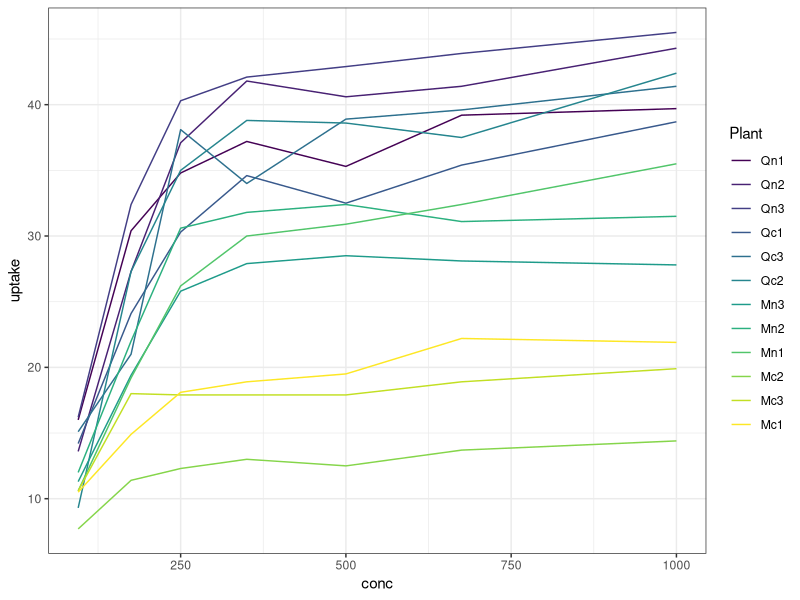
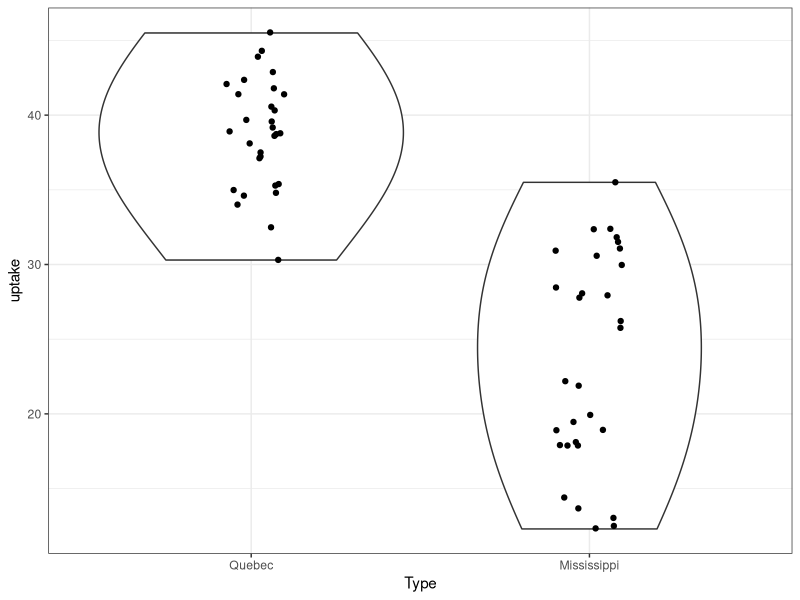
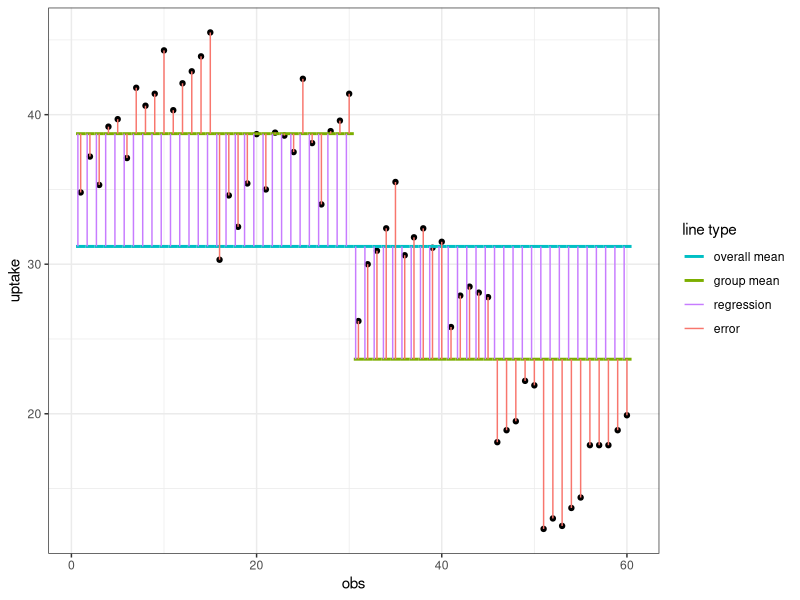
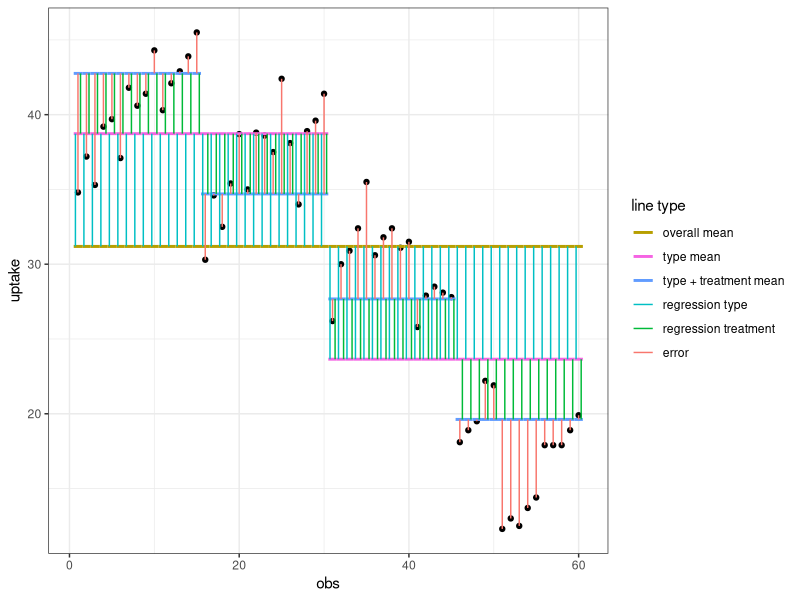
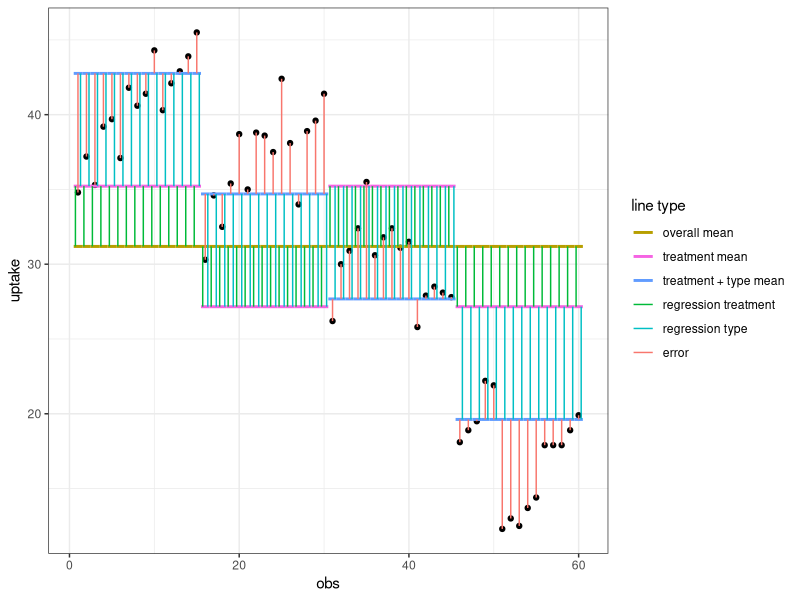
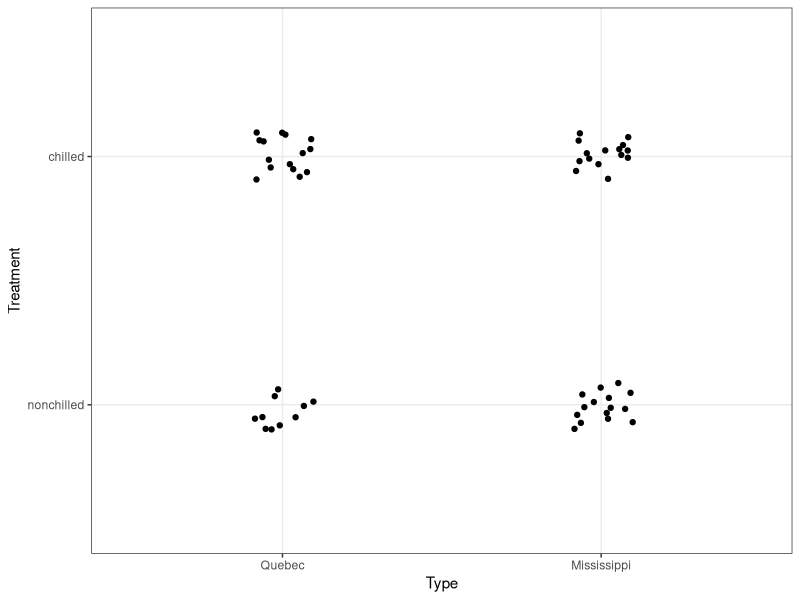
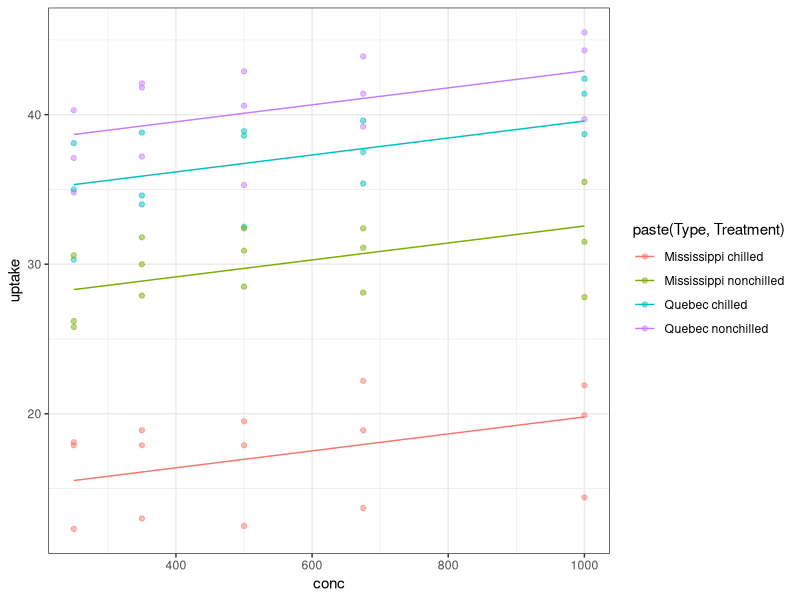

Reproduce these figures in R, in order.
## ---- chunk 1
library(tidyverse)
theme_set(theme_bw())
## ---- chunk 2
?CO2
glimpse(CO2)
CO2 %>%
  ggplot(aes(conc, uptake, color = Plant)) +
  geom_line()
df1 <- CO2 %>% filter(conc >= 250)
## ---- chunk 3
df1 %>%
  ggplot(aes(Type, uptake)) +
  geom_violin(bw = 7) +
  geom_jitter(width = .1)
## ---- chunk 4
df2 <- df1 %>% 
  mutate(overall.mean = mean(uptake)) %>% 
  group_by(Type) %>% 
  mutate(group.mean = mean(uptake)) %>% 
  ungroup()
ssr <- sum((df2$group.mean - df2$overall.mean)^2)
sse <- sum((df2$uptake - df2$group.mean)^2)
dfe <- nrow(df2) - 2
f <- ssr / (sse / dfe)
p <- pf(f, 1, dfe, lower.tail = F)
## ---- chunk 5
anova(lm(uptake ~ Type, df1))
## ---- chunk 6
df2 %>%
  arrange(Type) %>%
  mutate(obs = 1:n()) %>%
  ggplot() +
  geom_point(aes(obs, uptake)) +
  geom_segment(aes(obs - .5, overall.mean, xend = obs + .5, yend = overall.mean, color = "overall mean"), size = 1) +
  geom_segment(aes(obs - .5, group.mean, xend = obs + .5, yend = group.mean, color = "group mean"), size = 1) +
  geom_segment(aes(obs - .3, overall.mean, xend = obs - .3, yend = group.mean, color = "regression")) +
  geom_segment(aes(obs, group.mean, xend = obs, yend = uptake, color = "error")) +
  scale_color_discrete(breaks = c("overall mean", "group mean", "regression", "error")) +
  labs(color = "line type")
## ---- chunk 7
a1 <- anova(lm(uptake ~ Type * Treatment, df1))
a1[3, 5]
## ---- chunk 8
df3 <- df1 %>% 
  mutate(overall.mean = mean(uptake)) %>% 
  group_by(Type) %>% 
  mutate(type.mean = mean(uptake)) %>% 
  group_by(Treatment) %>% 
  mutate(treatment.mean = mean(uptake)) %>% 
  mutate(type.treatment.mean = -overall.mean + type.mean + treatment.mean) %>% 
  ungroup()
  
# o.mean + (ty.mean - o.mean) + (tr.mean - o.mean)

df3 %>%
  arrange(Type, Treatment) %>%
  mutate(obs = 1:n()) %>%
  ggplot() +
  geom_point(aes(obs, uptake)) +
  geom_segment(aes(obs - .5, overall.mean, xend = obs + .5, yend = overall.mean, color = "overall mean"), size = 1) +
  geom_segment(aes(obs - .5, type.mean, xend = obs + .5, yend = type.mean, color = "type mean"), size = 1) +
  geom_segment(aes(obs - .5, type.treatment.mean, xend = obs + .5, yend = type.treatment.mean, color = "type + treatment mean"), size = 1) +
  geom_segment(aes(obs - .3, overall.mean, xend = obs - .3, yend = type.mean, color = "regression type")) +
  geom_segment(aes(obs + .3, type.mean, xend = obs + .3, yend = type.treatment.mean, color = "regression treatment")) +
  geom_segment(aes(obs, type.treatment.mean, xend = obs, yend = uptake, color = "error")) +
  scale_color_discrete(breaks = c("overall mean", "type mean", "type + treatment mean", "regression type", "regression treatment", "error")) +
  labs(color = "line type")
df3 %>%
  arrange(Type, Treatment) %>%
  mutate(obs = 1:n()) %>%
  ggplot() +
  geom_point(aes(obs, uptake)) +
  geom_segment(aes(obs - .5, overall.mean, xend = obs + .5, yend = overall.mean, color = "overall mean"), size = 1) +
  geom_segment(aes(obs - .5, treatment.mean, xend = obs + .5, yend = treatment.mean, color = "treatment mean"), size = 1) +
  geom_segment(aes(obs - .5, type.treatment.mean, xend = obs + .5, yend = type.treatment.mean, color = "treatment + type mean"), size = 1) +
  geom_segment(aes(obs - .3, overall.mean, xend = obs - .3, yend = treatment.mean, color = "regression treatment")) +
  geom_segment(aes(obs + .3, treatment.mean, xend = obs + .3, yend = type.treatment.mean, color = "regression type")) +
  geom_segment(aes(obs, type.treatment.mean, xend = obs, yend = uptake, color = "error")) +
  scale_color_discrete(breaks = c("overall mean", "treatment mean", "treatment + type mean", "regression treatment", "regression type", "error")) +
  labs(color = "line type")
## ---- chunk 9
anova(lm(uptake ~ Type + Treatment, df1))
anova(lm(uptake ~ Treatment + Type, df1))
df1 %>% 
  count(Type, Treatment)
## ---- chunk 10
df4 <- df1 %>% filter(Plant != 'Qn1')
anova(lm(uptake ~ Type + Treatment, df4))
anova(lm(uptake ~ Treatment + Type, df4))
df4 %>% 
  count(Type, Treatment)
## ---- chunk 11
df4 %>% 
  ggplot(aes(Type, Treatment)) +
  geom_jitter(width = .1, height = .1)
type1 <- as.numeric(df1$Type)
treatment1 <- as.numeric(df1$Treatment)
cor(type1, treatment1)

type4 <- as.numeric(df4$Type)
treatment4 <- as.numeric(df4$Treatment)
cor(type4, treatment4)
## ---- chunk 12
anc.m <- lm(uptake ~ conc + Type * Treatment, df1)
anova(anc.m)
## ---- chunk 13
df1 %>% 
  mutate(pred = predict(anc.m, df1)) %>% 
  ggplot(aes(conc, color = paste(Type, Treatment))) +
  geom_point(aes(y = uptake), alpha = .5) +
  geom_line(aes(y = pred))
## ---- chunk 14
anova(lm(uptake ~ conc * Type * Treatment, df1))
